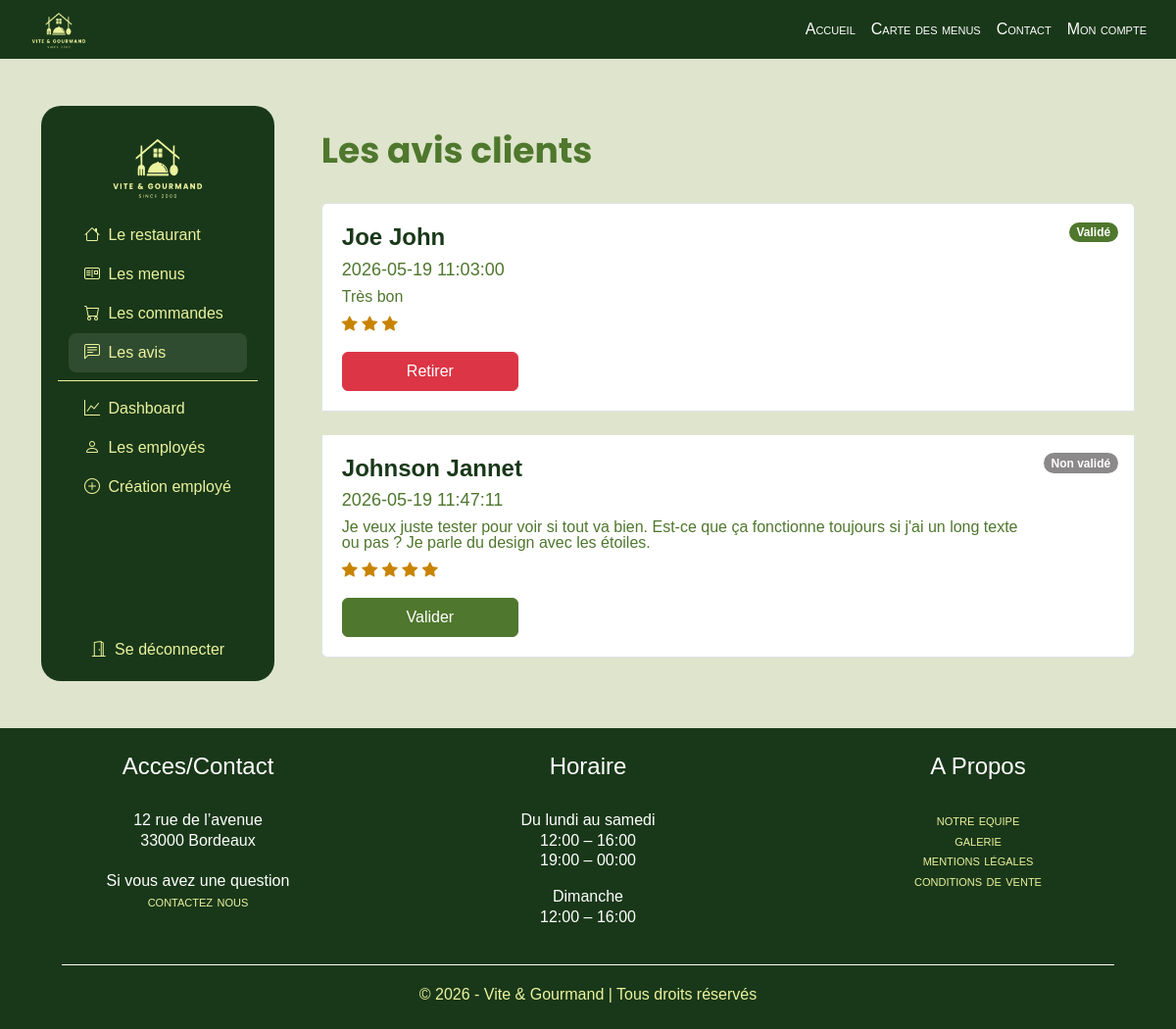
The page /monCompteEmploye/staffAccountAvis (signed in) on the database as committed earlier.
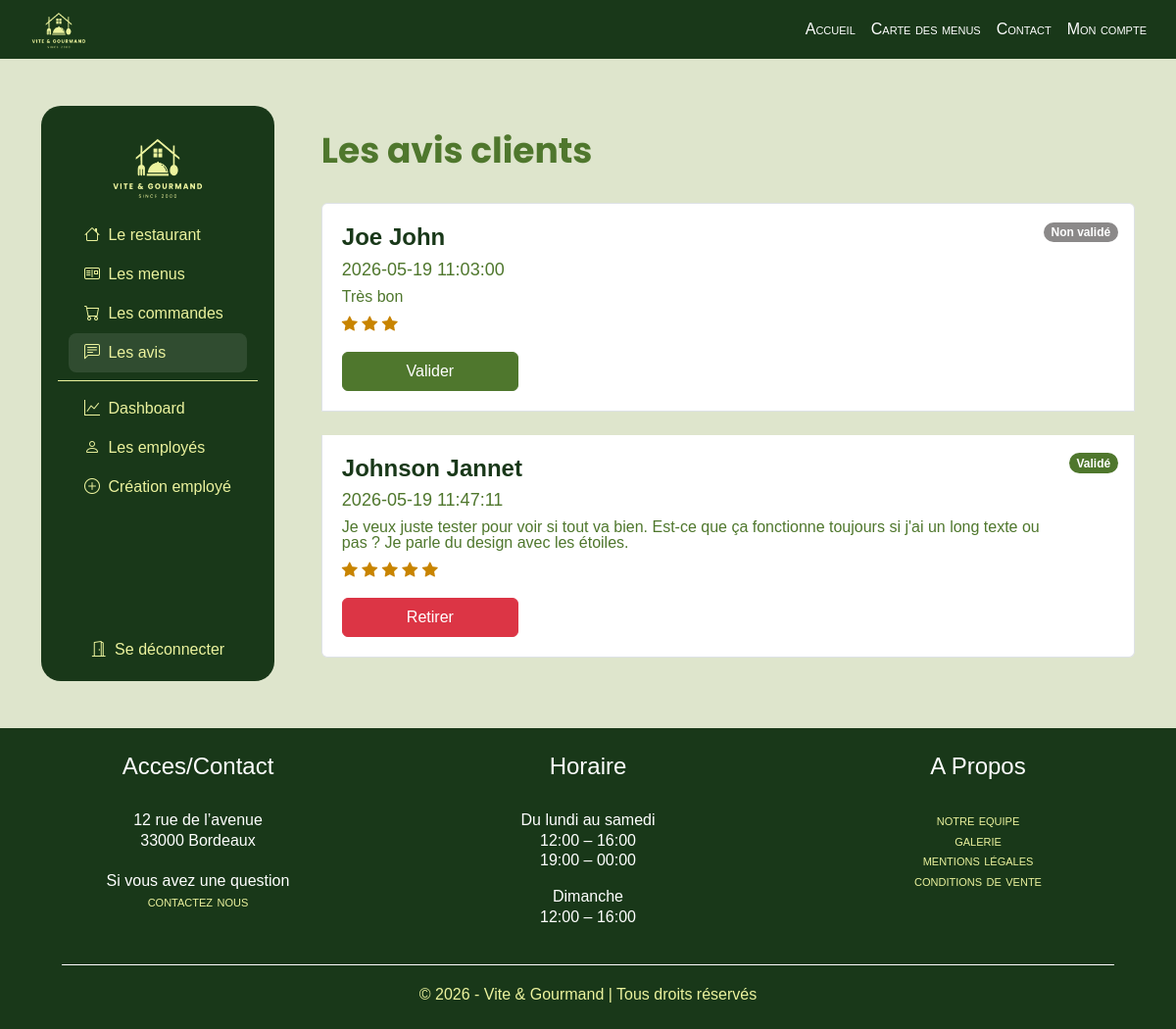
The same page on the database as committed later.
### tables this page shows
CREATE TABLE IF NOT EXISTS `avis` (
  `id` int NOT NULL AUTO_INCREMENT,
  `user_id` int NOT NULL,
  `stars` int NOT NULL,
  `commentaire` text NOT NULL,
  `status` tinyint(1) NOT NULL,
  `created_at` timestamp NOT NULL DEFAULT CURRENT_TIMESTAMP,
  PRIMARY KEY (`id`),
  KEY `user_id` (`user_id`)
);

CREATE TABLE IF NOT EXISTS `users` (
  `id` int NOT NULL AUTO_INCREMENT,
  `nom` varchar(50) NOT NULL,
  `prenom` varchar(50) NOT NULL,
  `telephone` varchar(10) NOT NULL,
  `email` varchar(250) NOT NULL,
  `adresse` varchar(250) NOT NULL,
  `code_postal` varchar(10) NOT NULL,
  `ville` varchar(100) NOT NULL,
  `birthday` timestamp NULL DEFAULT NULL,
  `password` varchar(255) NOT NULL,
  `role` varchar(20) DEFAULT NULL,
  `created_at` timestamp NOT NULL DEFAULT CURRENT_TIMESTAMP,
  PRIMARY KEY (`id`),
  UNIQUE KEY `email` (`email`)
);

### pages/databaseLink/staffAccountAvisPost.php (called while the page is built, shortened)
<?php
  require __DIR__ . "/../../config/database.php";
  try {
    $query = "
      SELECT
        avis.*,
        users.nom,
        users.prenom
      FROM
        avis
      JOIN users ON avis.user_id = users.id
    ";
    $stmt = $pdo->prepare($query);
    $stmt->execute();
    $tousAvis = $stmt->fetchAll(PDO::FETCH_ASSOC);
  } catch (PDOException $e){
    error_log($e->getMessage());
    echo "Erreur serveur";
    exit;
}

### index.php (the view, shortened to what the changed rows need)
<?php
  $currentPage = parse_url($_SERVER['REQUEST_URI'], PHP_URL_PATH);
  $page = get_page();
?>
<!doctype html>
<html lang="en">
  <head>
    <link rel="stylesheet" href="<?= BASE_URL ?>/scss/main.css" />
  </head>
  <body>
    <main id=<?= $currentPage === BASE_URL.'/commander' ? "main-page-order" : "main-page"; ?>>
      <?php require $page; ?>
    </main>
    <footer class="bg-dark text-white text-center footer">
      <div class="row">
        <div class="col-6 col-md-4">
          <h2>Acces/Contact</h2>
        </div>
        <div class="col-6 col-md-4">
          <h2>Horaire</h2>
        </div>
        <div class="col-12 col-md-4">
          <h2>A Propos</h2>
        </div>
      </div>
    </footer>
  </body>
</html>

### pages/staffAccountAvis.php (shortened to what the changed rows need)
<?php
  require "databaseLink/staffAccountAvisPost.php";
?>
<div id="staffAccountAvis" class="staffAccount">
  <div class="container py-5">
    <div class="side-by-side-sidebar">
      <div class="w-100">
        <div class="text-left">
          <h1 class="text-primary fw-bold py-4">Les avis clients</h1>
        </div>
        <div>
          <ol class="list-group">
            <?php foreach ($tousAvis as $avis): ?>
            <li
              class="list-group-item p-3 d-flex mb-4 list-mobile-display"
            >
              <div class="m-1 w-100 list-item-mobile-display">
                <h2 class="fw-bold text-dark">
                  <?= $avis['prenom'] ?> <?=$avis['nom']?>
                </h2>
                <h4 class="text-primary"><?=$avis['created_at']?></h4>
                <p class="m-0 lh-1 text-primary comment-mobile-display">
                  <?=$avis['commentaire']?>
                </p>
                <p class="mt-2">
                  <?php
                    for ($i = 1; $i <= $avis['stars']; $i++){
                  ?>
                    <i class="bi bi-star-fill text-warning"></i>
                  <?php
                    }
                  ?>
                </p>
                <div class="d-flex justify-content-start mt-2">
                  <form action="<?= BASE_URL ?>/monCompteEmploye/staffAccountAvisPost" method="post">
                    <?php if ($avis['status'] === 0): ?>
                      <button
                        type="submit"
                        name="accepteReview"
                        class="btn btn-primary large-button"
                        data-id="<?= $avis['id'] ?>"
                      >
                        Valider
                      </button>
                    <?php endif; ?>
                    <?php if ($avis['status'] === 1): ?>
                      <button
                        type="submit"
                        name="hideReview"
                        class="btn btn-danger large-button"
                        data-id="<?= $avis['id'] ?>"
                      >
                        Retirer
                      </button>
                    <?php endif; ?>
                  </form>
                </div>
              </div>
              <div class="badge-mobile-display">
                <span class="badge <?= ($avis['status'] !== 0) ? "bg-primary" : "text-bg-badge-waiting"?> rounded-pill">
                  <?= ($avis['status'] !== 0) ? "Validé" : "Non validé"?>
                </span>
              </div>
            </li>
            <?php endforeach; ?>
          </ol>
        </div>
      </div>
    </div>
  </div>
</div>

Rows that differ between the two databases and show on the page:
changed avis "Très bon": status "Retirer Validé" → "Valider Non validé"
changed avis "Johnson": status "Valider Non validé" → "Retirer Validé"
